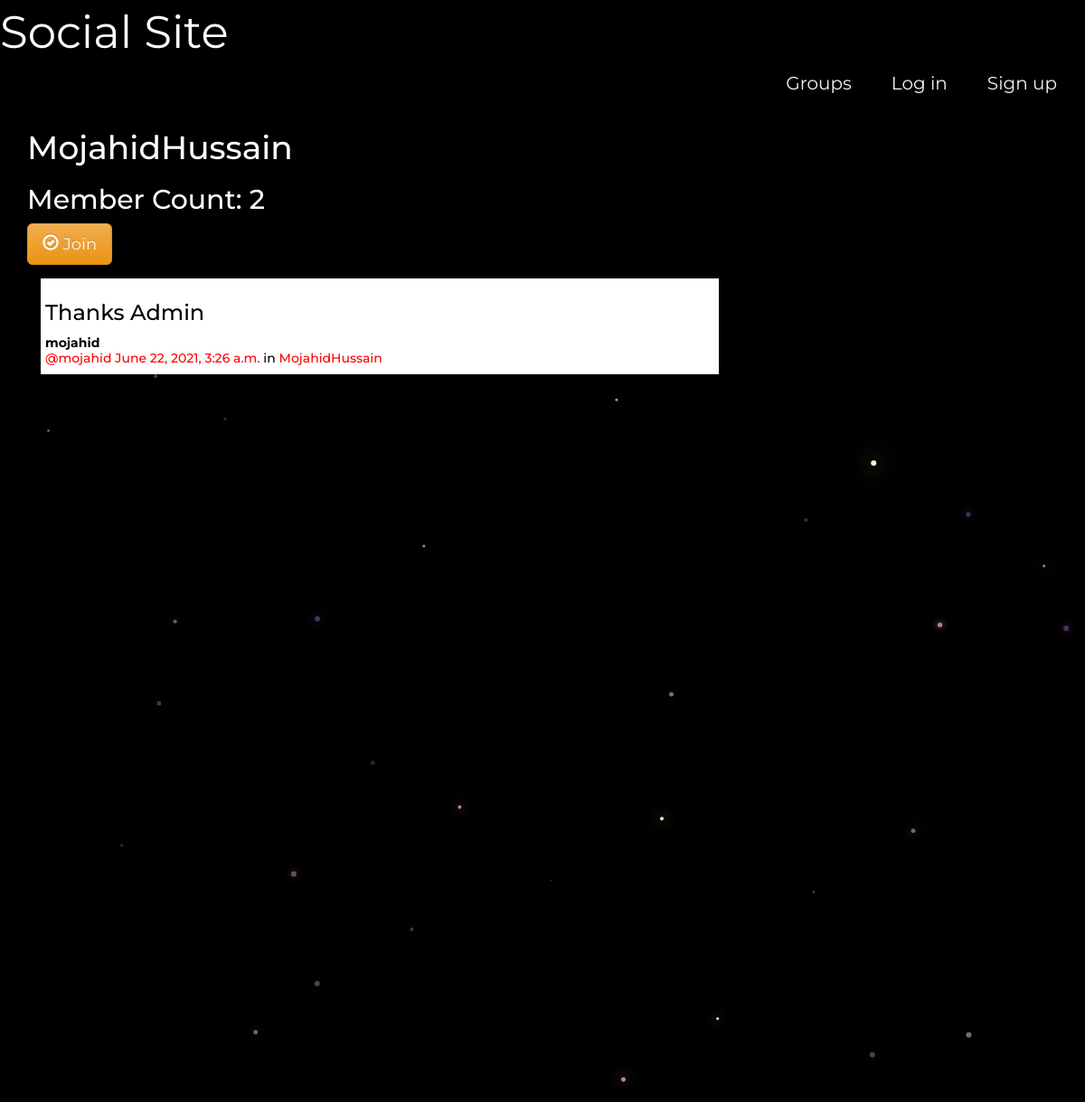
Screenshot of /groups/posts//mojahidhussain with the database file from the repository.
### groups/models.py (models this page shows, shortened)
class Group(models.Model):
    name = models.CharField(max_length=255, unique=True)
    slug = models.SlugField(allow_unicode=True, unique=True)
    description = models.TextField(blank=True, default='')
    description_html = models.TextField(editable=False, default='', blank=True)
    members = models.ManyToManyField(User,through="GroupMember")
    class Meta:
        ordering = ["name"]

### posts/models.py (models this page shows, shortened)
class Post(models.Model):
    user = models.ForeignKey(User, related_name="posts",on_delete=models.CASCADE)
    created_at = models.DateTimeField(auto_now=True)
    message = models.TextField()
    message_html = models.TextField(editable=False)
    group = models.ForeignKey(Group, related_name="posts",null=True, blank=True, on_delete= models.CASCADE)
    class Meta:
        ordering = ["-created_at"]
        unique_together = ["user", "message"]

### groups/views.py (the view)
# urls.py: path("posts//<slug>",views.SingleGroup.as_view(),name="single"),
class SingleGroup(generic.DetailView):
    model = Group

### groups/templates/groups/group_detail.html
{% extends "groups/group_base.html" %}
{% block pregroup %}
<h1>{{group.name}}</h1>
<h2> Member Count: {{group.members.count}}</h2>
  <div class="content">
				{% if user in group.members.all %}
					<a href="{% url 'groups:leave' slug=group.slug %}" class="btn btn-lg btn-fill btn-warning"><span class="glyphicon glyphicon-remove-circle"></span> Leave</a>
				{% else %}
					<a href="{% url 'groups:join' slug=group.slug %}" class="btn btn-lg btn-fill btn-warning"><span class="glyphicon glyphicon-ok-circle"></span> Join</a>
				{% endif %}
</div>
{% endblock %}
{% block group_content %}
<div class="col-md-8">
	{% if group.posts.count == 0 %}
	<h2>No posts in this group yet!</h2>
	{% else %}
		{% for post in group.posts.all %}
			{% include "posts/_post.html" %}
		{% endfor %}
	{% endif %}
</div>
{% endblock %}

### posts/templates/posts/_post.html (shortened to what this page needs)
<div class="post media">
	<h3>{{ post.message_html|safe }}</h3>
	<div class="media-body">
		<strong>{{ post.user.username }}</strong>
		<h5 class="media-heading">
			<span class="username"><a href="{% url 'posts:for_user' username=post.user.username %}">@{{ post.user.username }}</a></span>
			<time class="time"><a href="{% url 'posts:single' username=post.user.username pk=post.pk %}">{{ post.created_at }}</a></time>
			{% if post.group %}
			<span class="group-name">in <a href="#">{{ post.group.name }}</a></span>
			{% endif %}
		</h5>
	</div>
</div>

### static/simplesocial/css/master.css (style rules this page uses)
* { font-family: Montserrat; margin: 0px; padding: 0px; box-sizing: border-box; }
body { margin: 0; overflow: hidden; background-color: black; background-image: url('https://external-preview.redd.it/Tf2MC-orVRAI8OL5tjyF4k4H2Q6QLHTWllekGfqdt3c.png?width=960&crop=smart&auto=webp&s=be4ab9a2fa3ca2f7011799377f118a8dbc64aacb'); background-size: cover; height: auto; width: 100vw; background-repeat: no-repeat; color:white; }

### posts/templates/posts/_post.html (style rules this page uses)
.post { background-color: white; color: black; padding: 5px; }
a { color: red; }

### rows the page displays
Group: name "MojahidHussain", members.count "2"
Post: message_html "Thanks Admin", user.username "mojahid", created_at "June 22, 2021, 3:26 a.m.", group.name "MojahidHussain"
